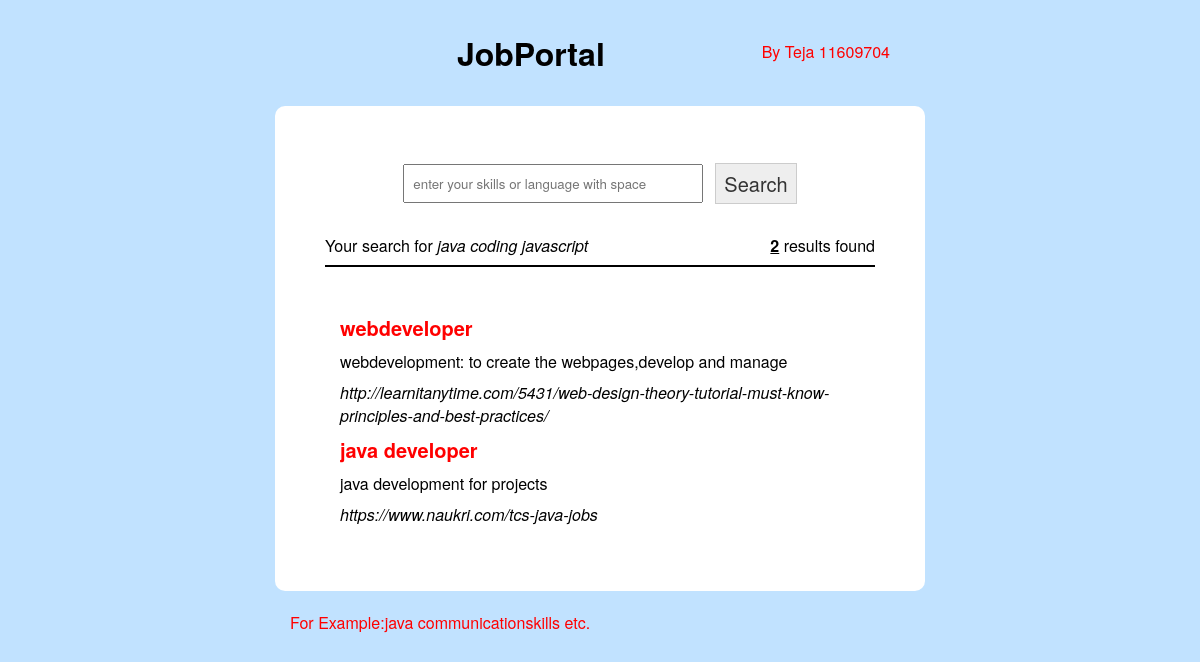
Page /index.php?k=java coding javascript on the committed database.
### tables this page shows
CREATE TABLE `search_engine` (
  `id` int(11) NOT NULL,
  `title` varchar(200) NOT NULL,
  `blurb` text NOT NULL,
  `url` text NOT NULL,
  `keywords` text NOT NULL
);

### index.php (the view, shortened to what this page needs)
<html>
	<head>
		<link rel="stylesheet" type="text/css" href="./main.css"></link>
	</head>
	<body>
		<div id="wrapper">
			<div id="top_header">
				<div id="nav">
					<a href="<?php echo SITE_ADDR;?>/new_entry.php">By Teja 11609704</a>
				</div>
				<div id="logo">
					<h1><a href="<?php echo SITE_ADDR;?>">JobPortal</a></h1>
				</div>
			</div>
			<div id="main" class="shadow-box"><div id="content">
				<center>
				<form action="" method="GET" name="">
					<table>
						<tr>
							<td><input type="text" name="k" placeholder="enter your skills or language with space" autocomplete="off"></td>
							<td><input type="submit" name="" value="Search" ></td>
						</tr>
					</table>
				</form>
				</center>
				<?php
					if (isset($_GET['k']) && $_GET['k'] != ''){
						$k = trim($_GET['k']);
						$query_string = "SELECT * FROM search_engine WHERE ";
						$display_words = "";
						$keywords = explode(' ', $k);
						foreach($keywords as $word){
							$query_string .= " keywords LIKE '%".$word."%' OR ";
							$display_words .= $word." ";
						}
						$query_string = substr($query_string, 0, strlen($query_string) - 3);
						$conn = mysqli_connect(DB_SERVER, DB_USER, DB_PASS, DB_NAME);
						$query = mysqli_query($conn, $query_string);
						$result_count = mysqli_num_rows($query);
						if ($result_count > 0){
							echo '<br /><div class="right"><b><u>'.$result_count.'</u></b> results found</div>';
							echo 'Your search for <i>'.$display_words.'</i> <hr /><br />';
							echo '<table class="search">';
							while ($row = mysqli_fetch_assoc($query)){
								echo '<tr>
									<td><h3><a href="'.$row['url'].'">'.$row['title'].'</a></h3></td>
								</tr>
								<tr>
									<td>'.$row['blurb'].'</td>
								</tr>
								<tr>
									<td><i>'.$row['url'].'</i></td>
								</tr>';
							}
							echo '</table>';
						}
						else
							echo 'No results found. Please search something else.';
					}
					else
						echo '';
				?>
			</div></div>
			<div id="footer">
				<div class="left">
					<a href="https://example:contentwriter communicationskills etc" target="_blank">For Example:java communicationskills etc.</a>
				</div>
			</div>
		</div>
	</body>
</html>

### main.css (style rules this page uses)
* { margin: 0; padding: 0; font-family: "Helvetica Neue", Helvetica, Arial, sans-serif; }
body { background: #C1E2FF; color: #000; }
a { color: red; text-decoration: none; }
#wrapper { width: 650px; margin: auto; }
#top_header { padding: 30px; }
#top_header #logo { text-align: center; }
#top_header a { color: black; }
#top_header #nav { display: block; float: right; margin-top: 10px; }
#top_header #nav a { padding: 0px 5px; color: red; }
#top_header #nav a:last-child { border: 0px; }
#main #content { background-color: #fff; padding: 50px; color: #000; -moz-border-radius: 10px; -webkit-border-radius: 10px; border-radius: 10px; -khtml-border-radius: 10px; }
#footer { margin: 20px 15px; }
.search { padding: 10px; }
.search td { padding: 3px; }
input[type=text], input[type=password] { padding: 8px 8px; min-width: 300px; }
input[type=submit], input[type=button] { padding: 5px 8px; background-color: #eee; border: 1px solid #ccc; color: #333; cursor: pointer; font-size: 20px; }
h3 { font-size: 20px; margin: 0px; }
hr { border: 1px solid #000; margin: 8px 0px; }
table td { padding: 5px; }
.right { float: right; }
.left { float: left; }

### rows in the picture
search_engine: title "webdeveloper", blurb "webdevelopment: to create the webpages,develop and manage", url "http://learnitanytime.com/5431/web-design-theory-tutorial-must-know-principles-and-best-practices/"
search_engine: title "java developer", blurb "java development for projects", url "https://www.naukri.com/tcs-java-jobs"

### other values in the picture
$result_count "2"
$display_words "java coding javascript"
